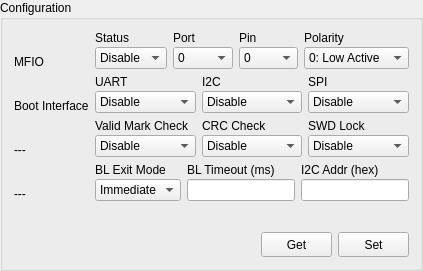
           <widget class="QGroupBox" name="groupBox_blconf">
            <property name="sizePolicy">
             <sizepolicy hsizetype="Expanding" vsizetype="Expanding">
              <horstretch>0</horstretch>
              <verstretch>0</verstretch>
             </sizepolicy>
            </property>
            <property name="title">
             <string>Configuration</string>
            </property>
            <layout class="QVBoxLayout" name="verticalLayout_11">
             <item>
              <layout class="QHBoxLayout" name="horizontalLayout_6">
               <item>
                <layout class="QVBoxLayout" name="verticalLayout_3">
                 <item>
                  <widget class="QLabel" name="lbl_mfio">
                   <property name="text">
                    <string>MFIO</string>
                   </property>
                   <property name="alignment">
                    <set>Qt::AlignBottom|Qt::AlignLeading|Qt::AlignLeft</set>
                   </property>
                  </widget>
                 </item>
                 <item>
                  <widget class="QLabel" name="lbl_bootinterface">
                   <property name="sizePolicy">
                    <sizepolicy hsizetype="Expanding" vsizetype="Preferred">
                     <horstretch>0</horstretch>
                     <verstretch>0</verstretch>
                    </sizepolicy>
                   </property>
                   <property name="text">
                    <string>Boot Interface</string>
                   </property>
                   <property name="alignment">
                    <set>Qt::AlignBottom|Qt::AlignLeading|Qt::AlignLeft</set>
                   </property>
                  </widget>
                 </item>
                 <item>
                  <widget class="QLabel" name="label">
                   <property name="text">
                    <string>---</string>
                   </property>
                   <property name="alignment">
                    <set>Qt::AlignBottom|Qt::AlignLeading|Qt::AlignLeft</set>
                   </property>
                  </widget>
                 </item>
                 <item>
                  <widget class="QLabel" name="label_2">
                   <property name="text">
                    <string>---</string>
                   </property>
                   <property name="alignment">
                    <set>Qt::AlignBottom|Qt::AlignLeading|Qt::AlignLeft</set>
                   </property>
                  </widget>
                 </item>
                </layout>
               </item>
               <item>
                <layout class="QVBoxLayout" name="verticalLayout_10">
                 <item>
                  <layout class="QHBoxLayout" name="horizontalLayout">
                   <item>
                    <layout class="QVBoxLayout" name="verticalLayout_2">
                     <property name="spacing">
                      <number>2</number>
                     </property>
                     <item>
                      <widget class="QLabel" name="lbl_mfio_status">
                       <property name="text">
                        <string>Status</string>
                       </property>
                       <property name="alignment">
                        <set>Qt::AlignBottom|Qt::AlignLeading|Qt::AlignLeft</set>
                       </property>
                      </widget>
                     </item>
                     <item>
                      <widget class="QComboBox" name="cb_check_mfio">
                       <item>
                        <property name="text">
                         <string>Disable</string>
                        </property>
                       </item>
                       <item>
                        <property name="text">
                         <string>Enable</string>
                        </property>
                       </item>
                      </widget>
                     </item>
                    </layout>
                   </item>
                   <item>
                    <layout class="QVBoxLayout" name="verticalLayout_7" stretch="0,0">
                     <property name="spacing">
                      <number>2</number>
                     </property>
                     <item>
                      <widget class="QLabel" name="lbl_port">
                       <property name="text">
                        <string>Port</string>
                       </property>
                       <property name="alignment">
                        <set>Qt::AlignBottom|Qt::AlignLeading|Qt::AlignLeft</set>
                       </property>
                      </widget>
                     </item>
                     <item>
                      <widget class="QComboBox" name="cb_mfio_port">
                       <property name="currentText">
                        <string>0</string>
                       </property>
                       <item>
                        <property name="text">
                         <string>0</string>
                        </property>
                       </item>
                       <item>
                        <property name="text">
                         <string>1</string>
                        </property>
                       </item>
                       <item>
                        <property name="text">
                         <string>2</string>
                        </property>
                       </item>
                       <item>
                        <property name="text">
                         <string>3</string>
                        </property>
                       </item>
                      </widget>
                     </item>
                    </layout>
                   </item>
                   <item>
                    <layout class="QVBoxLayout" name="verticalLayout_8">
                     <property name="spacing">
                      <number>2</number>
                     </property>
                     <item>
                      <widget class="QLabel" name="lbl_pin">
                       <property name="text">
                        <string>Pin</string>
                       </property>
                       <property name="alignment">
                        <set>Qt::AlignBottom|Qt::AlignLeading|Qt::AlignLeft</set>
                       </property>
                      </widget>
                     </item>
                     <item>
                      <widget class="QComboBox" name="cb_mfio_pin">
                       <item>
                        <property name="text">
                         <string>0</string>
                        </property>
                       </item>
                       <item>
                        <property name="text">
                         <string>1</string>
                        </property>
                       </item>
                       <item>
                        <property name="text">
                         <string>2</string>
                        </property>
                       </item>
                       <item>
                        <property name="text">
                         <string>3</string>
                        </property>
                       </item>
                       <item>
                        <property name="text">
                         <string>4</string>
                        </property>
                       </item>
                       <item>
                        <property name="text">
                         <string>5</string>
                        </property>
                       </item>
                       <item>
                        <property name="text">
                         <string>6</string>
                        </property>
                       </item>
                       <item>
                        <property name="text">
                         <string>7</string>
                        </property>
                       </item>
                       <item>
                        <property name="text">
                         <string>8</string>
                        </property>
                       </item>
                       <item>
                        <property name="text">
                         <string>9</string>
                        </property>
                       </item>
                       <item>
                        <property name="text">
                         <string>10</string>
                        </property>
                       </item>
                       <item>
                        <property name="text">
                         <string>11</string>
                        </property>
                       </item>
                       <item>
                        <property name="text">
                         <string>12</string>
                        </property>
                       </item>
                       <item>
                        <property name="text">
                         <string>13</string>
                        </property>
                       </item>
                      </widget>
                     </item>
                    </layout>
                   </item>
                   <item>
                    <layout class="QVBoxLayout" name="verticalLayout_9">
                     <property name="spacing">
                      <number>2</number>
                     </property>
                     <item>
                      <widget class="QLabel" name="lbl_polarity">
                       <property name="text">
                        <string>Polarity</string>
                       </property>
                       <property name="alignment">
                        <set>Qt::AlignBottom|Qt::AlignLeading|Qt::AlignLeft</set>
                       </property>
                      </widget>
                     </item>
                     <item>
                      <widget class="QComboBox" name="cb_mfio_pol">
                       <item>
                        <property name="text">
                         <string>0: Low Active</string>
                        </property>
                       </item>
                       <item>
                        <property name="text">
                         <string>1: High Active</string>
                        </property>
                       </item>
                      </widget>
                     </item>
                    </layout>
                   </item>
                  </layout>
                 </item>
                 <item>
                  <layout class="QHBoxLayout" name="horizontalLayout_4">
                   <item>
                    <layout class="QVBoxLayout" name="verticalLayout_15">
                     <property name="spacing">
                      <number>2</number>
                     </property>
                     <item>
                      <widget class="QLabel" name="lbl_uart">
                       <property name="text">
                        <string>UART</string>
                       </property>
                       <property name="alignment">
                        <set>Qt::AlignBottom|Qt::AlignLeading|Qt::AlignLeft</set>
                       </property>
                      </widget>
                     </item>
                     <item>
                      <widget class="QComboBox" name="cb_uart_enable">
                       <item>
                        <property name="text">
                         <string>Disable</string>
                        </property>
                       </item>
                       <item>
                        <property name="text">
                         <string>Enable</string>
                        </property>
                       </item>
                      </widget>
                     </item>
                    </layout>
                   </item>
                   <item>
                    <layout class="QVBoxLayout" name="verticalLayout_12">
                     <property name="spacing">
                      <number>2</number>
                     </property>
                     <item>
                      <widget class="QLabel" name="lbl_i2c">
                       <property name="text">
                        <string>I2C</string>
                       </property>
                       <property name="alignment">
                        <set>Qt::AlignBottom|Qt::AlignLeading|Qt::AlignLeft</set>
                       </property>
                      </widget>
                     </item>
                     <item>
                      <widget class="QComboBox" name="cb_i2c_enable">
                       <item>
                        <property name="text">
                         <string>Disable</string>
                        </property>
                       </item>
                       <item>
                        <property name="text">
                         <string>Enable</string>
                        </property>
                       </item>
                      </widget>
                     </item>
                    </layout>
                   </item>
                   <item>
                    <layout class="QVBoxLayout" name="verticalLayout">
                     <property name="spacing">
                      <number>2</number>
                     </property>
                     <item>
                      <widget class="QLabel" name="lbl_spi">
                       <property name="text">
                        <string>SPI</string>
                       </property>
                       <property name="alignment">
                        <set>Qt::AlignBottom|Qt::AlignLeading|Qt::AlignLeft</set>
                       </property>
                      </widget>
                     </item>
                     <item>
                      <widget class="QComboBox" name="cb_spi_enable">
                       <item>
                        <property name="text">
                         <string>Disable</string>
                        </property>
                       </item>
                       <item>
                        <property name="text">
                         <string>Enable</string>
                        </property>
                       </item>
                      </widget>
                     </item>
                    </layout>
                   </item>
                  </layout>
                 </item>
                 <item>
                  <layout class="QHBoxLayout" name="horizontalLayout_3">
                   <item>
                    <layout class="QVBoxLayout" name="verticalLayout_4">
                     <property name="spacing">
                      <number>2</number>
                     </property>
                     <item>
                      <widget class="QLabel" name="lbl_valid_mark_check">
                       <property name="text">
                        <string>Valid Mark Check</string>
                       </property>
                       <property name="alignment">
                        <set>Qt::AlignBottom|Qt::AlignLeading|Qt::AlignLeft</set>
                       </property>
                      </widget>
                     </item>
                     <item>
                      <widget class="QComboBox" name="cb_valid_mark_check">
                       <item>
                        <property name="text">
                         <string>Disable</string>
                        </property>
                       </item>
                       <item>
                        <property name="text">
                         <string>Enable</string>
                        </property>
                       </item>
                      </widget>
                     </item>
                    </layout>
                   </item>
                   <item>
                    <layout class="QVBoxLayout" name="verticalLayout_14">
                     <property name="spacing">
                      <number>2</number>
                     </property>
                     <item>
                      <widget class="QLabel" name="lbl_crccheck">
                       <property name="text">
                        <string>CRC Check</string>
                       </property>
                       <property name="alignment">
                        <set>Qt::AlignBottom|Qt::AlignLeading|Qt::AlignLeft</set>
                       </property>
                      </widget>
                     </item>
                     <item>
                      <widget class="QComboBox" name="cb_crc_check">
                       <item>
                        <property name="text">
                         <string>Disable</string>
                        </property>
                       </item>
                       <item>
                        <property name="text">
                         <string>Enable</string>
                        </property>
                       </item>
                      </widget>
                     </item>
                    </layout>
                   </item>
                   <item>
                    <layout class="QVBoxLayout" name="verticalLayout_16">
                     <property name="spacing">
                      <number>2</number>
                     </property>
                     <item>
                      <widget class="QLabel" name="lbl_swdlock">
                       <property name="text">
                        <string>SWD Lock</string>
                       </property>
                       <property name="alignment">
                        <set>Qt::AlignBottom|Qt::AlignLeading|Qt::AlignLeft</set>
                       </property>
                      </widget>
                     </item>
                     <item>
                      <widget class="QComboBox" name="cb_swd_lock">
                       <item>
                        <property name="text">
                         <string>Disable</string>
                        </property>
                       </item>
                       <item>
                        <property name="text">
                         <string>Enable</string>
                        </property>
                       </item>
                      </widget>
                     </item>
                    </layout>
                   </item>
                  </layout>
                 </item>
                 <item>
                  <layout class="QHBoxLayout" name="horizontalLayout_5">
                   <item>
                    <layout class="QVBoxLayout" name="verticalLayout_13">
                     <property name="spacing">
                      <number>2</number>
                     </property>
                     <item>
                      <widget class="QLabel" name="lbl_exitmode">
                       <property name="text">
                        <string>BL Exit Mode</string>
                       </property>
                       <property name="alignment">
                        <set>Qt::AlignBottom|Qt::AlignLeading|Qt::AlignLeft</set>
                       </property>
                      </widget>
                     </item>
                     <item>
                      <widget class="QComboBox" name="cb_bl_exit_mode">
                       <property name="sizePolicy">
                        <sizepolicy hsizetype="Expanding" vsizetype="Fixed">
                         <horstretch>0</horstretch>
                         <verstretch>0</verstretch>
                        </sizepolicy>
                       </property>
                       <item>
                        <property name="text">
                         <string>Immediate</string>
                        </property>
                       </item>
                       <item>
                        <property name="text">
                         <string>Timeout</string>
                        </property>
                       </item>
                       <item>
                        <property name="text">
                         <string>Indefinete</string>
                        </property>
                       </item>
                      </widget>
                     </item>
                    </layout>
                   </item>
                   <item>
                    <layout class="QVBoxLayout" name="verticalLayout_6">
                     <property name="spacing">
                      <number>2</number>
                     </property>
                     <item>
                      <widget class="QLabel" name="lbl_bltimeout">
                       <property name="text">
                        <string>BL Timeout (ms)</string>
                       </property>
                       <property name="alignment">
                        <set>Qt::AlignBottom|Qt::AlignLeading|Qt::AlignLeft</set>
                       </property>
                      </widget>
                     </item>
                     <item>
                      <widget class="QLineEdit" name="lineEdit_bl_timeout"/>
                     </item>
                    </layout>
                   </item>
                   <item>
                    <layout class="QVBoxLayout" name="verticalLayout_5">
                     <property name="spacing">
                      <number>2</number>
                     </property>
                     <item>
                      <widget class="QLabel" name="lbl_i2caddr">
                       <property name="text">
                        <string>I2C Addr (hex)</string>
                       </property>
                       <property name="alignment">
                        <set>Qt::AlignBottom|Qt::AlignLeading|Qt::AlignLeft</set>
                       </property>
                      </widget>
                     </item>
                     <item>
                      <widget class="QLineEdit" name="lineEdit_i2c_addr"/>
                     </item>
                    </layout>
                   </item>
                  </layout>
                 </item>
                </layout>
               </item>
              </layout>
             </item>
             <item>
              <spacer name="verticalSpacer">
               <property name="orientation">
                <enum>Qt::Vertical</enum>
               </property>
               <property name="sizeType">
                <enum>QSizePolicy::Minimum</enum>
               </property>
               <property name="sizeHint" stdset="0">
                <size>
                 <width>20</width>
                 <height>25</height>
                </size>
               </property>
              </spacer>
             </item>
             <item>
              <layout class="QHBoxLayout" name="horizontalLayout_9" stretch="5,3">
               <item>
                <spacer name="horizontalSpacer">
                 <property name="orientation">
                  <enum>Qt::Horizontal</enum>
                 </property>
                 <property name="sizeHint" stdset="0">
                  <size>
                   <width>40</width>
                   <height>20</height>
                  </size>
                 </property>
                </spacer>
               </item>
               <item>
                <layout class="QHBoxLayout" name="horizontalLayout_8" stretch="0,0">
                 <item>
                  <widget class="QPushButton" name="pb_get_bl_conf">
                   <property name="sizePolicy">
                    <sizepolicy hsizetype="Expanding" vsizetype="Fixed">
                     <horstretch>0</horstretch>
                     <verstretch>0</verstretch>
                    </sizepolicy>
                   </property>
                   <property name="minimumSize">
                    <size>
                     <width>40</width>
                     <height>25</height>
                    </size>
                   </property>
                   <property name="text">
                    <string>Get</string>
                   </property>
                  </widget>
                 </item>
                 <item>
                  <widget class="QPushButton" name="pb_save_bl_conf">
                   <property name="sizePolicy">
                    <sizepolicy hsizetype="Expanding" vsizetype="Fixed">
                     <horstretch>0</horstretch>
                     <verstretch>0</verstretch>
                    </sizepolicy>
                   </property>
                   <property name="minimumSize">
                    <size>
                     <width>40</width>
                     <height>25</height>
                    </size>
                   </property>
                   <property name="text">
                    <string>Set</string>
                   </property>
                  </widget>
                 </item>
                </layout>
               </item>
              </layout>
             </item>
            </layout>
           </widget>
